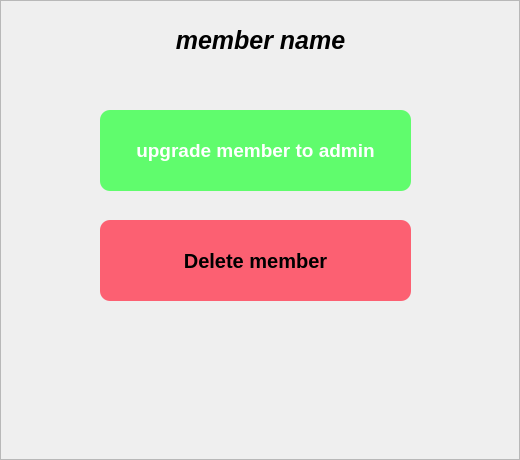
<?xml version="1.0" encoding="UTF-8"?>
<ui version="4.0">
 <class>membersetting</class>
 <widget class="QWidget" name="membersetting">
  <property name="geometry">
   <rect>
    <x>0</x>
    <y>0</y>
    <width>520</width>
    <height>460</height>
   </rect>
  </property>
  <property name="windowTitle">
   <string>Form</string>
  </property>
  <widget class="QFrame" name="frame">
   <property name="geometry">
    <rect>
     <x>0</x>
     <y>0</y>
     <width>520</width>
     <height>460</height>
    </rect>
   </property>
   <property name="styleSheet">
    <string notr="true">background:&quot;#efe5b0&quot;;</string>
   </property>
   <property name="frameShape">
    <enum>QFrame::StyledPanel</enum>
   </property>
   <property name="frameShadow">
    <enum>QFrame::Raised</enum>
   </property>
   <widget class="QLabel" name="label">
    <property name="geometry">
     <rect>
      <x>10</x>
      <y>10</y>
      <width>501</width>
      <height>61</height>
     </rect>
    </property>
    <property name="font">
     <font>
      <pointsize>19</pointsize>
      <italic>true</italic>
      <bold>true</bold>
     </font>
    </property>
    <property name="styleSheet">
     <string notr="true">color:&quot;black&quot;</string>
    </property>
    <property name="text">
     <string>member name</string>
    </property>
    <property name="alignment">
     <set>Qt::AlignCenter</set>
    </property>
   </widget>
   <widget class="QPushButton" name="upgrade">
    <property name="geometry">
     <rect>
      <x>100</x>
      <y>110</y>
      <width>311</width>
      <height>81</height>
     </rect>
    </property>
    <property name="font">
     <font>
      <pointsize>14</pointsize>
      <bold>true</bold>
     </font>
    </property>
    <property name="cursor">
     <cursorShape>PointingHandCursor</cursorShape>
    </property>
    <property name="styleSheet">
     <string notr="true">background:#60fc6d;
border-radius:10;
color:white;</string>
    </property>
    <property name="text">
     <string>upgrade member to admin</string>
    </property>
   </widget>
   <widget class="QPushButton" name="remove">
    <property name="geometry">
     <rect>
      <x>100</x>
      <y>220</y>
      <width>311</width>
      <height>81</height>
     </rect>
    </property>
    <property name="font">
     <font>
      <pointsize>15</pointsize>
      <bold>true</bold>
     </font>
    </property>
    <property name="cursor">
     <cursorShape>PointingHandCursor</cursorShape>
    </property>
    <property name="styleSheet">
     <string notr="true">background:#fc6072;
border-radius:10;</string>
    </property>
    <property name="text">
     <string>Delete member</string>
    </property>
   </widget>
   <widget class="QLabel" name="error">
    <property name="geometry">
     <rect>
      <x>10</x>
      <y>330</y>
      <width>501</width>
      <height>61</height>
     </rect>
    </property>
    <property name="font">
     <font>
      <pointsize>12</pointsize>
      <italic>true</italic>
      <bold>true</bold>
     </font>
    </property>
    <property name="styleSheet">
     <string notr="true">color:&quot;red&quot;</string>
    </property>
    <property name="text">
     <string/>
    </property>
    <property name="alignment">
     <set>Qt::AlignCenter</set>
    </property>
   </widget>
  </widget>
 </widget>
 <resources/>
 <connections/>
</ui>
